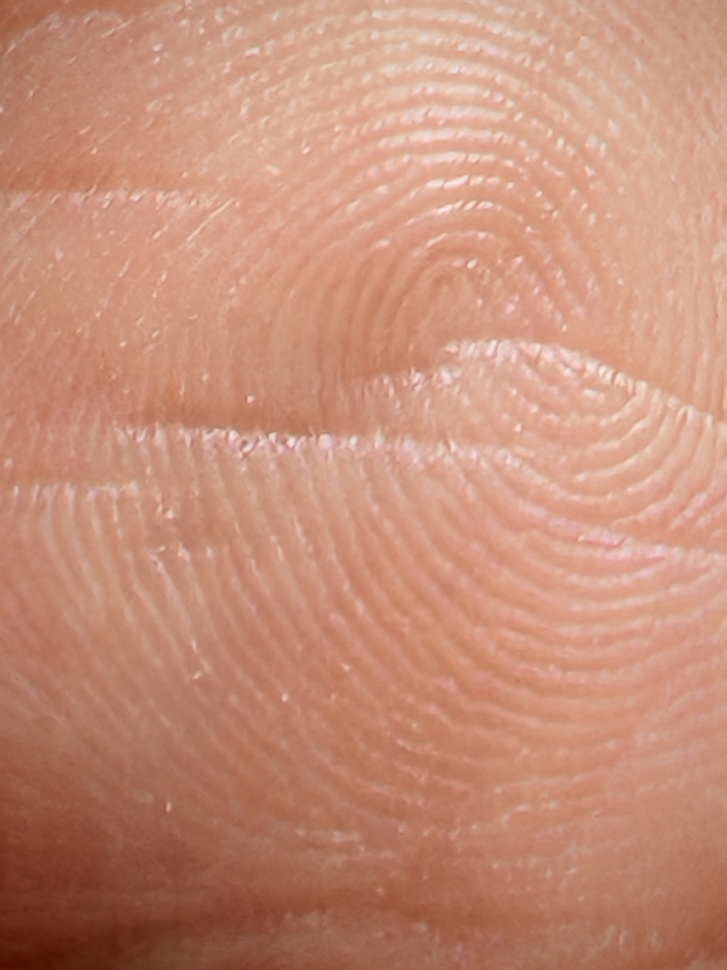
#> input picture Python-Codes/picture8.jpg, 727 x 970 px, shrunk from 3072 x 4096 before the run
$ python 'lesson12(iteration).py'
#> lines starting #> are read from the running program, lines starting #| are printed output that depends on the picture; after the words box and inside, x2 and y2 are one past the last pixel; in counts of white or black regions, pixels touching at a corner belong together
import cv2
import keyboard
import matplotlib.pyplot as plt
image = cv2.imread(r'picture8.jpg', cv2.IMREAD_GRAYSCALE)
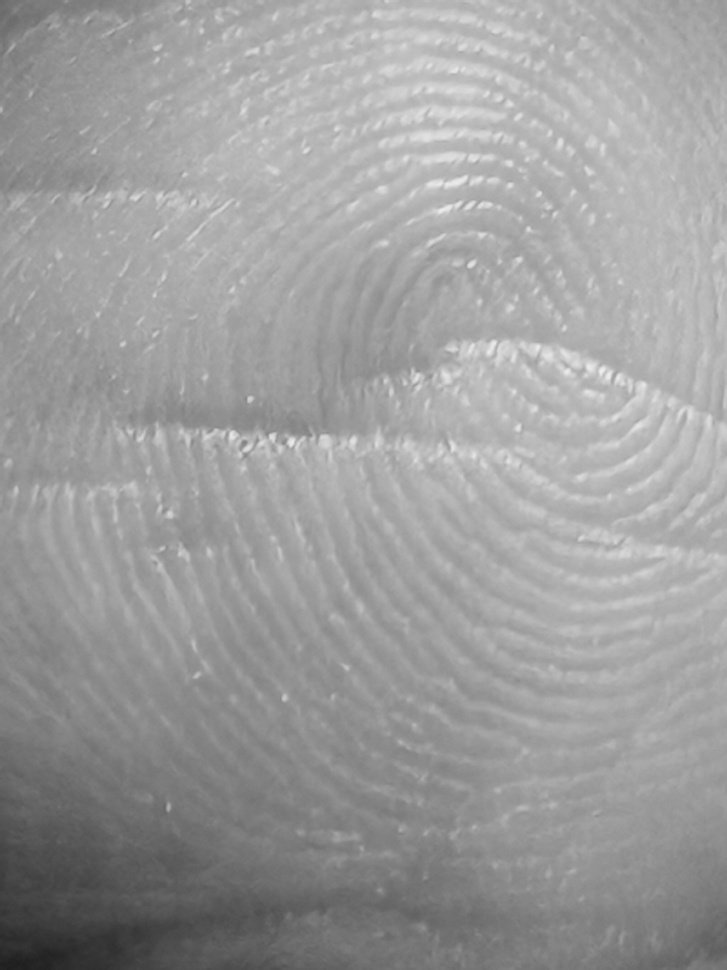
#> image: shape (970, 727); min 30, max 238, mean 156.7
#initialize the high and low threshold
high_threshold = 100
low_threshold = 50

def new_func(image, high_threshold, low_threshold):
#> called with high_threshold = 100, low_threshold = 50
    edges = cv2.Canny(image, low_threshold, high_threshold)
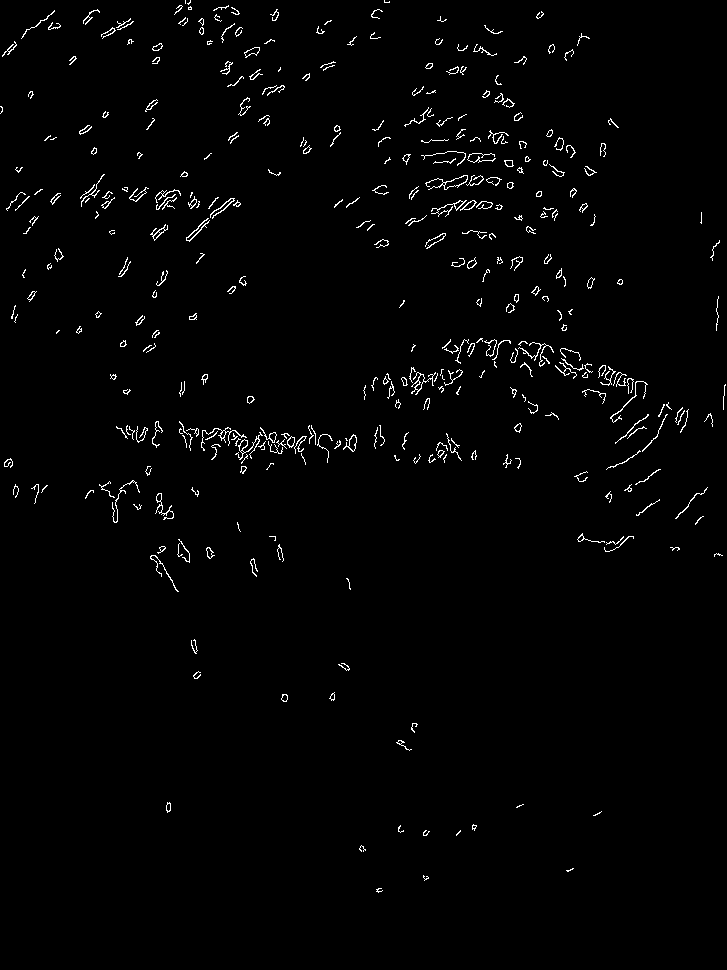
#> edges: shape (970, 727); 1.5% white in thin lines or dots
    return edges

while True:
    edges = new_func(image, high_threshold, low_threshold)

    plt.figure(figsize=(16,8))
    plt.subplot(1,2,1)
    plt.title('Original Image')
    plt.imshow(image,cmap='gray')
    plt.axis('off')

    plt.subplot(1,2,2)
    plt.title('Edges')
    plt.imshow(edges,cmap='gray')
    plt.axis('off')

    plt.tight_layout()#automatically set the space \
    #between the pictures to make it more beautiful
    plt.show()
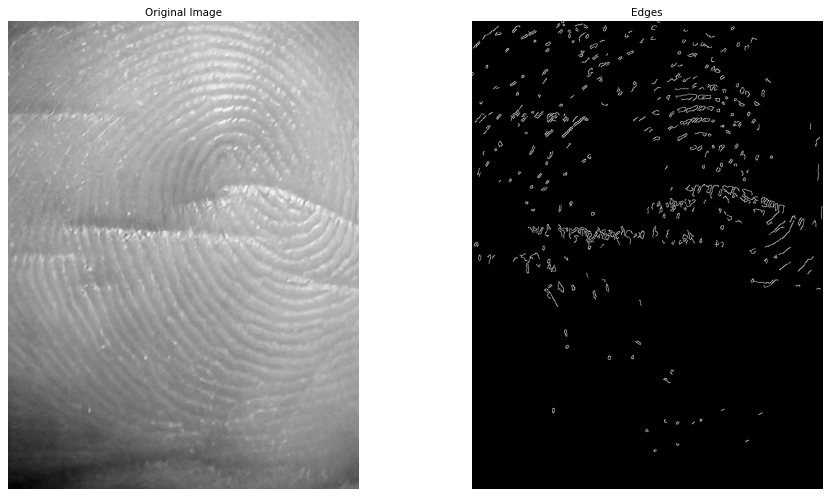
#> figure drawn by matplotlib, 2 panels
    cv2.waitKey(0)
    cv2.destroyAllWindows()

    response = input("Are U satisfied with the result？(y/n)")
#> the answer given: y
    event = keyboard.read_event()
    if event.name == 'enter':
        break
    else:

        if response == 'y':
            break
        adjust = input("input to adjust the threshold (h:up the high-threshold, l:lower the high-threshold, H:up the low-threshold, L:lower the low-threshold")
        if adjust == 'h':
            high_threshold += 10
        elif adjust == 'l':
            high_threshold -= 10
        elif adjust == 'H':
            low_threshold += 10
        elif adjust == 'L':
            low_threshold -= 10

$ run again, with Python-Codes/picture3.jpg copied over Python-Codes/picture8.jpg
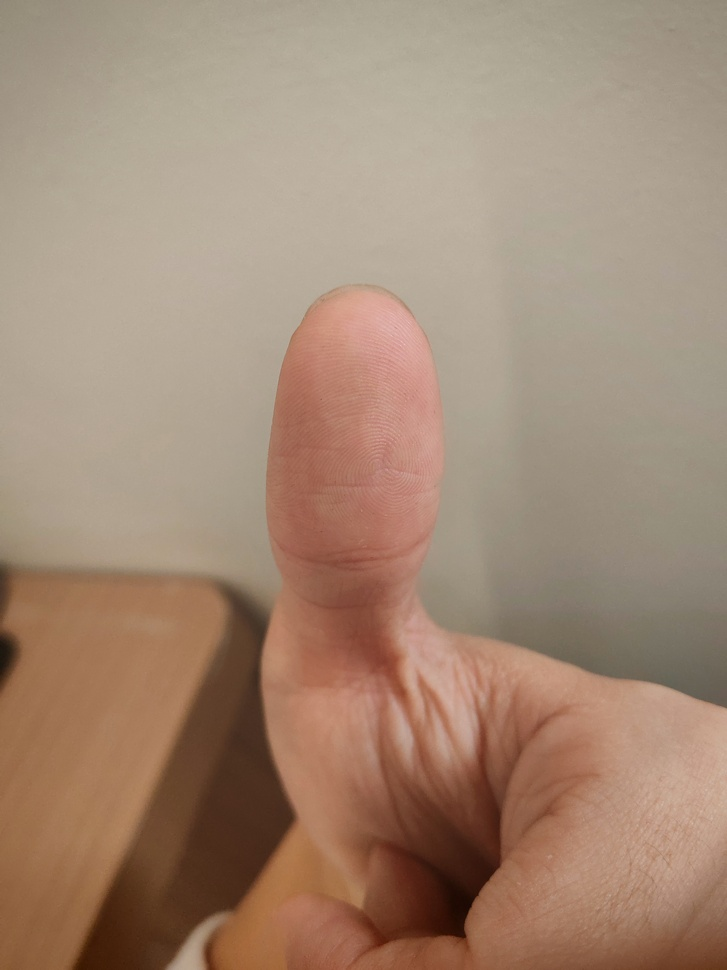
#> input picture Python-Codes/picture3.jpg, 727 x 970 px, shrunk from 3072 x 4096 before the run
#> in new_func, `edges = cv2.Canny(image, low_threshold, high_threshold)`:
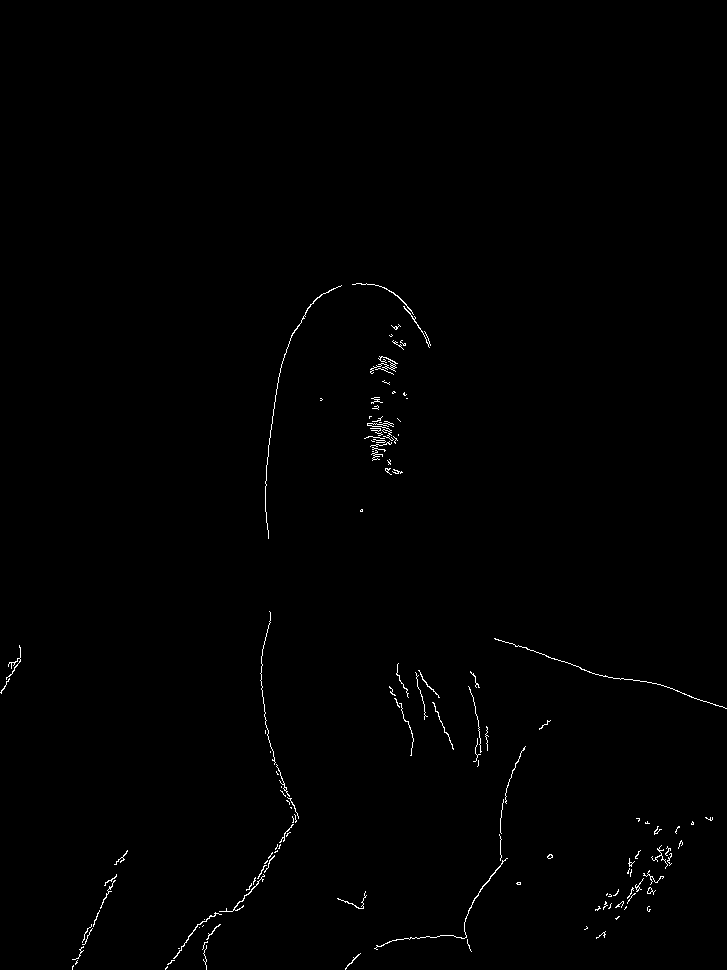
#> edges: shape (970, 727); 0.54% white in thin lines or dots, all inside (x1, y1, x2, y2) = (0, 283, 727, 970)
#> `plt.show()`:
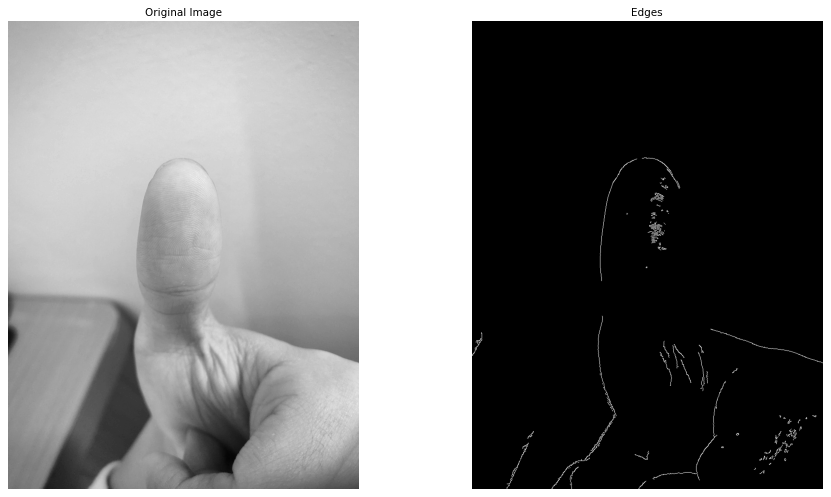
#> figure drawn by matplotlib, 2 panels

$ run again, with Python-Codes/picture4.jpg copied over Python-Codes/picture8.jpg
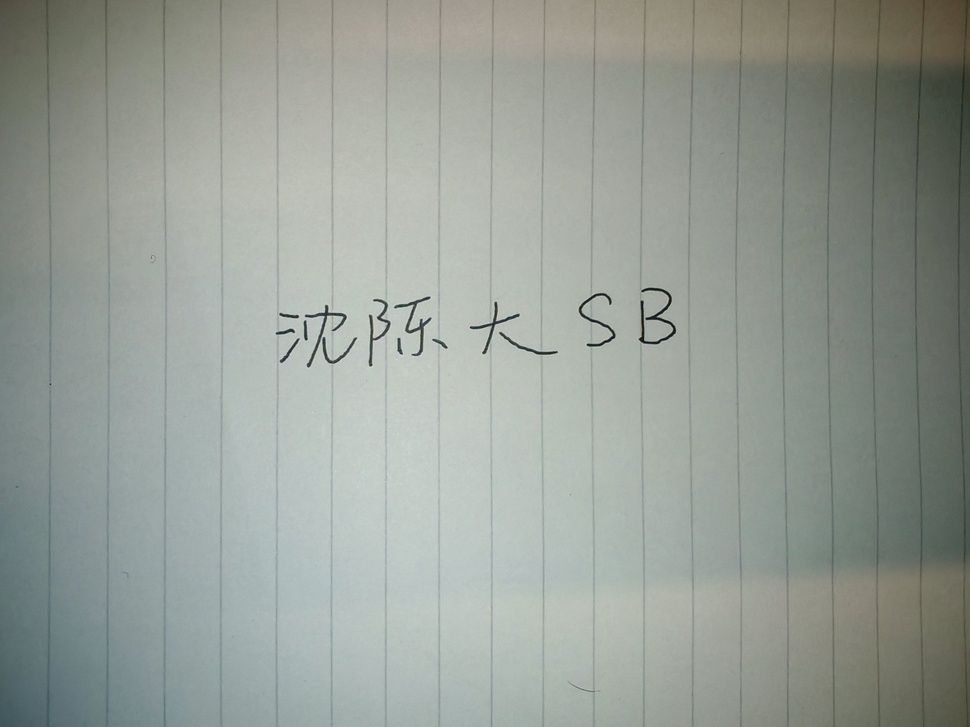
#> input picture Python-Codes/picture4.jpg, 970 x 727 px, shrunk from 4000 x 3000 before the run
#> in new_func, `edges = cv2.Canny(image, low_threshold, high_threshold)`:
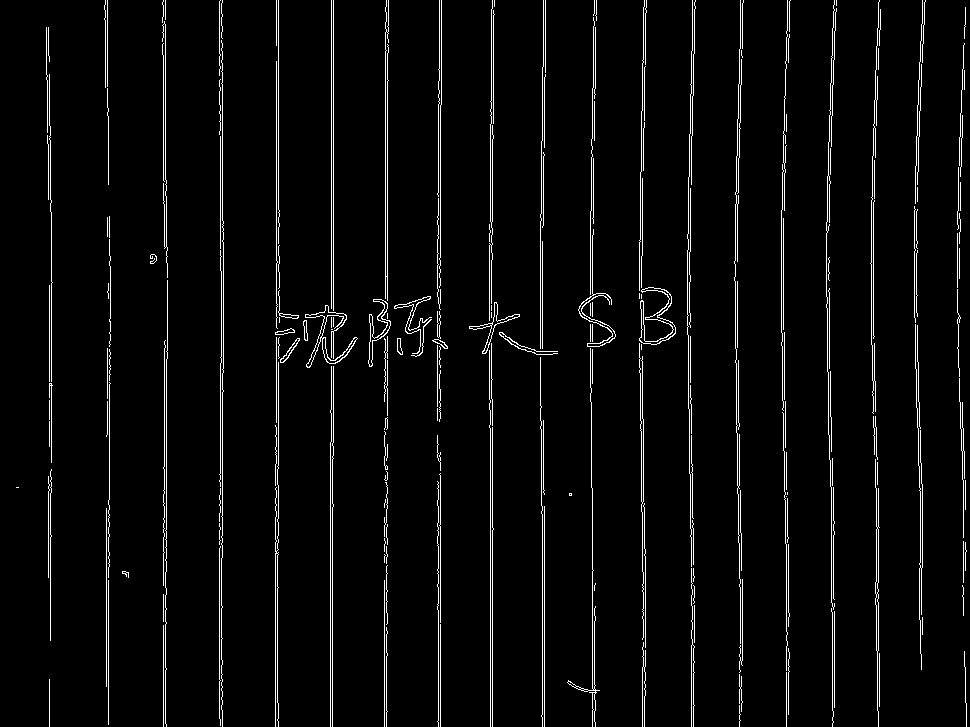
#> edges: shape (727, 970); 3.9% white in thin lines or dots
#> `plt.show()`:
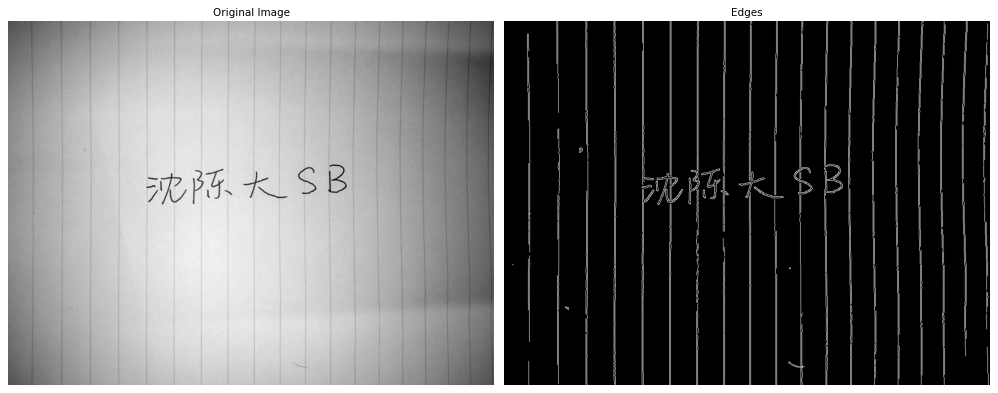
#> figure drawn by matplotlib, 2 panels
